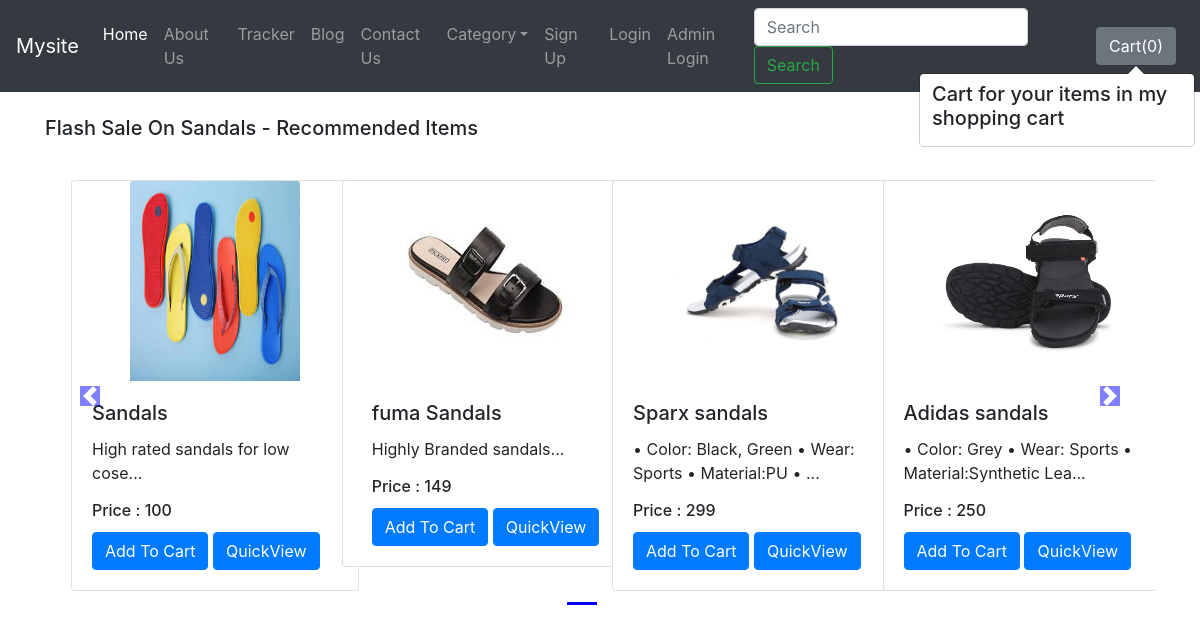
The page /shop/Search/?search=Sandals on the database its author committed.
### shop/models.py (models this page shows, shortened)
class Product(models.Model):
    product_id = models.AutoField
    product_name = models.CharField(max_length=50)
    category = models.CharField(max_length=50,default="")
    subcategory = models.CharField(max_length=50,default="")
    price = models.IntegerField(default=0)
    desc = models.CharField(max_length=300)
    pub_date = models.DateField()
    image = models.ImageField(upload_to="shop/images",default="")

### shop/views.py (the view)
# urls.py: path("Search/",views.Search,name="Search"),
def Search(request):
    query = request.GET.get('search')
    allProds = []
    catprods = Product.objects.values('category', 'id')
    cats = {item["category"] for item in catprods}
    for cat in cats:
        prodtemp = Product.objects.filter(category=cat)
        prod = [item for item in prodtemp if searchMatch(query,item)]
        n = len(prod)
        nSlides = n // 4 + ceil((n / 4) - (n // 4))
        if (len(prod)!=0):
            allProds.append([prod, range(1, nSlides), nSlides])
    params = {'allProds': allProds,"msg":""}
    if len(allProds)==0 or len(query)<4:
        params={'msg':"Please Make Sure to enter relavent search query"}
    return render(request, "shop/search.html", params)

### shop/views.py (called while the page is built)
def searchMatch(query,item):
    if query in item.desc.lower() or  query in item.desc or query in item.desc.upper() or query in item.product_name or query in item.product_name.upper() or query in item.product_name.lower() or query in item.category.lower() or query in item.category or query in item.category.upper():
        return True
    else:
        return False

### shop/templates/shop/search.html (shortened to what this page needs)
{% extends 'shop/basic.html' %}
{% block body %}
{% load static %}
<div class="container">
    {% for product, range, nSlides in allProds %}
    <h5 class="my-4">Flash Sale On {{product.0.category}} - Recommended Items</h5>
    <div class="row">
        <div id="demo{{forloop.counter}}" class="col carousel slide my-3" data-ride="carousel">
            <ul class="carousel-indicators">
                <li data-target="#demo{{forloop.counter}}" data-slide-to="0" class="active"></li>
                {% for i in range %}
                <li data-target="#demo{{forloop.parentloop.counter}}" data-slide-to="{{i}}"></li>
                {% endfor %}
            </ul>
            <div class="container carousel-inner no-padding">
                <div class="carousel-item active">
                    {% for i in product %}
                    <div class="col-xs-3 col-sm-3 col-md-3">
                        <div class="card align-items-center" style="width: 18rem;">
                            <img src='/media/{{i.image}}' class="card-img-top" alt="...">
                            <div class="card-body">
                                <h5 class="card-title" id="namepr{{i.id}}">{{i.product_name}}</h5>
                                <p class="card-text">{{i.desc|slice:"0:53"}}...</p>
                                  <h6 class="card-title" >Price : <span id="pricepr{{i.id}}">{{i.price}}</span></h6>
                                <span id="divpr{{i.id}}" class="divpr">
                                    <button id="pr{{i.id}}" class="btn btn-primary cart">Add To Cart</button>
                                </span>
                                <a href="/shop/products/{{i.id}}"><button id="qv{{i.id}}" class="btn btn-primary cart">QuickView</button></a>
                            </div>
                        </div>
                    </div>
                    {% if forloop.counter|divisibleby:4 and forloop.counter > 0 and not forloop.last %}
                </div>
                    {% endif %}
                    {% endfor %}
            </div>
        </div>
        <a class="carousel-control-prev" href="#demo{{forloop.counter}}" data-slide="prev">
            <span class="carousel-control-prev-icon"></span>
        </a>
        <a class="carousel-control-next" href="#demo{{forloop.counter}}" data-slide="next">
            <span class="carousel-control-next-icon"></span>
        </a>
    </div>
    {% endfor %}
</div>
{% endblock %}

### rows shown on the page
Product: category "Sandals", image (picture), product_name "Sandals", desc "High rated sandals for low cose", price "100"
Product: image (picture), product_name "fuma Sandals", desc "Highly Branded sandals", price "149"
Product: image (picture), product_name "Sparx sandals", desc "• Color: Black, Green • Wear: Sports • Material:PU •", price "299"
Product: image (picture), product_name "Adidas sandals", desc "• Color: Grey • Wear: Sports • Material:Synthetic Lea", price "250"
